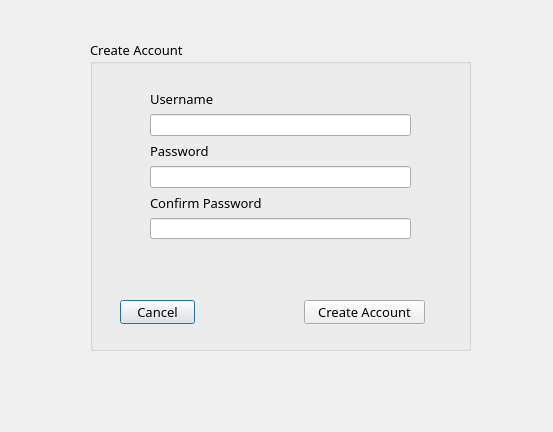
<?xml version="1.0" encoding="UTF-8"?>
<ui version="4.0">
 <class>CreateAccount</class>
 <widget class="QDialog" name="CreateAccount">
  <property name="geometry">
   <rect>
    <x>0</x>
    <y>0</y>
    <width>553</width>
    <height>432</height>
   </rect>
  </property>
  <property name="windowTitle">
   <string>Dialog</string>
  </property>
  <widget class="QGroupBox" name="groupBox">
   <property name="geometry">
    <rect>
     <x>90</x>
     <y>40</y>
     <width>381</width>
     <height>311</height>
    </rect>
   </property>
   <property name="font">
    <font>
     <family>Segoe Fluent Icons</family>
     <pointsize>10</pointsize>
     <italic>false</italic>
     <bold>false</bold>
     <underline>false</underline>
    </font>
   </property>
   <property name="title">
    <string>Create Account</string>
   </property>
   <widget class="QPushButton" name="BackBtn">
    <property name="geometry">
     <rect>
      <x>30</x>
      <y>260</y>
      <width>75</width>
      <height>24</height>
     </rect>
    </property>
    <property name="text">
     <string>Cancel</string>
    </property>
   </widget>
   <widget class="QPushButton" name="CreateAccountBtn">
    <property name="geometry">
     <rect>
      <x>214</x>
      <y>260</y>
      <width>121</width>
      <height>24</height>
     </rect>
    </property>
    <property name="text">
     <string>Create Account</string>
    </property>
   </widget>
   <widget class="QWidget" name="layoutWidget">
    <property name="geometry">
     <rect>
      <x>60</x>
      <y>50</y>
      <width>261</width>
      <height>149</height>
     </rect>
    </property>
    <layout class="QVBoxLayout" name="verticalLayout">
     <item>
      <widget class="QLabel" name="label">
       <property name="text">
        <string>Username</string>
       </property>
      </widget>
     </item>
     <item>
      <widget class="QLineEdit" name="lineEditUsername"/>
     </item>
     <item>
      <widget class="QLabel" name="label_2">
       <property name="text">
        <string>Password</string>
       </property>
      </widget>
     </item>
     <item>
      <widget class="QLineEdit" name="lineEditPassword">
       <property name="echoMode">
        <enum>QLineEdit::EchoMode::Password</enum>
       </property>
      </widget>
     </item>
     <item>
      <widget class="QLabel" name="label_3">
       <property name="text">
        <string>Confirm Password</string>
       </property>
      </widget>
     </item>
     <item>
      <widget class="QLineEdit" name="lineEditConfirm">
       <property name="echoMode">
        <enum>QLineEdit::EchoMode::Password</enum>
       </property>
      </widget>
     </item>
    </layout>
   </widget>
  </widget>
 </widget>
 <resources/>
 <connections/>
</ui>
